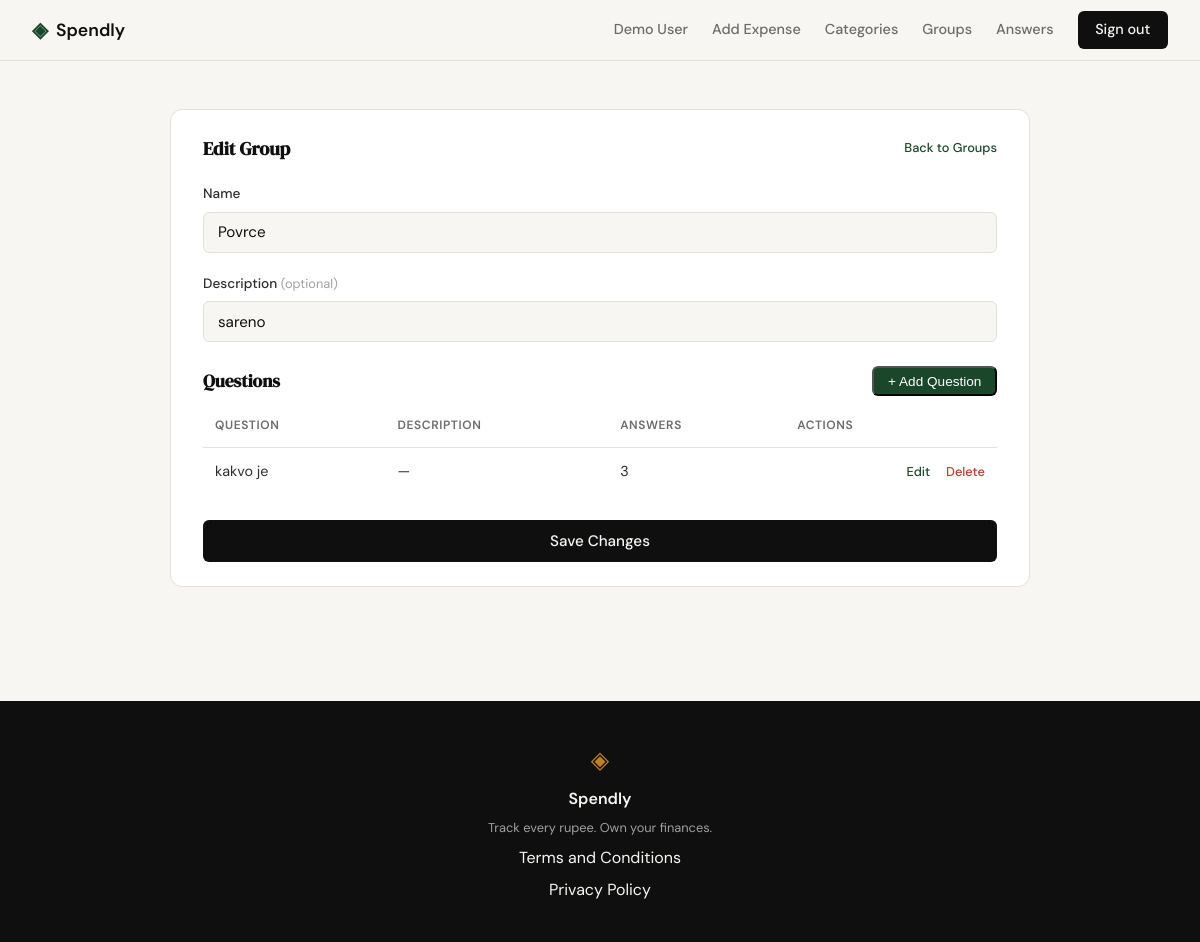
Page /groups/2/edit (signed in) on the committed database.
### tables this page shows
CREATE TABLE groups (
            id               INTEGER PRIMARY KEY AUTOINCREMENT,
            user_id          INTEGER NOT NULL REFERENCES users(id),
            name             TEXT    NOT NULL,
            description      TEXT,
            num_of_questions INTEGER DEFAULT 0,
            created_at       TEXT    DEFAULT (datetime('now'))
        );

CREATE TABLE questions (
            id          INTEGER PRIMARY KEY AUTOINCREMENT,
            user_id     INTEGER NOT NULL REFERENCES users(id),
            group_id    INTEGER NOT NULL REFERENCES groups(id),
            text        TEXT    NOT NULL,
            description TEXT,
            created_at  TEXT    DEFAULT (datetime('now'))
        , num_of_assigned_answers INTEGER DEFAULT 0);

### app.py (the view, shortened to what this page needs)
@app.route("/groups/<int:id>/edit", methods=["GET", "POST"])
def edit_group(id):
    if not session.get("user_id"):
        return redirect(url_for("login"))
    group = get_group_by_id(id, session["user_id"])
    if group is None:
        abort(404)
    questions   = get_questions_by_group(id, session["user_id"])
    all_answers = get_all_answers(session["user_id"])
    return render_template("groups/edit_group.html", group=group, questions=questions,
                           all_answers=all_answers)

### database/db.py (called while the page is built)
def get_db():
    conn = sqlite3.connect(DB_PATH)
    conn.row_factory = sqlite3.Row
    conn.execute("PRAGMA foreign_keys = ON")
    return conn

### database/queries.py (called while the page is built)
def get_all_answers(user_id):
    conn = get_db()
    rows = conn.execute(
        "SELECT id, short_desc, description, link FROM answers "
        "WHERE user_id = ? ORDER BY short_desc",
        (user_id,),
    ).fetchall()
    conn.close()
    return [{"id": r["id"], "short_desc": r["short_desc"],
             "description": r["description"], "link": r["link"]} for r in rows]

def get_group_by_id(group_id, user_id):
    conn = get_db()
    row = conn.execute(
        "SELECT id, name, description, num_of_questions FROM groups WHERE id = ? AND user_id = ?",
        (group_id, user_id),
    ).fetchone()
    conn.close()
    return dict(row) if row else None

def get_questions_by_group(group_id, user_id):
    conn = get_db()
    rows = conn.execute(
        "SELECT q.id, q.text, q.description, q.num_of_assigned_answers, "
        "GROUP_CONCAT(qa.answer_id) AS assigned_ids "
        "FROM questions q "
        "LEFT JOIN question_answers qa ON qa.question_id = q.id "
        "WHERE q.group_id = ? AND q.user_id = ? "
        "GROUP BY q.id ORDER BY q.id",
        (group_id, user_id),
    ).fetchall()
    conn.close()
    result = []
    for r in rows:
        ids = [int(x) for x in r["assigned_ids"].split(",")] if r["assigned_ids"] else []
        result.append({"id": r["id"], "text": r["text"], "description": r["description"],
                       "num_of_assigned_answers": r["num_of_assigned_answers"],
                       "assigned_answer_ids": ids})
    return result

### templates/groups/edit_group.html (shortened to what this page needs)
{% extends "base.html" %}
{% block content %}
<section class="profile-section">
    <div class="profile-inner">
        <div class="profile-block">
            <div class="block-title-row">
                <h2 class="block-title">Edit Group</h2>
                <a href="{{ url_for('groups') }}" class="btn-edit">Back to Groups</a>
            </div>
            <form method="POST" action="{{ url_for('edit_group', id=group.id) }}" id="groupForm">
                <div class="form-group">
                    <label for="name">Name</label>
                    <input type="text" id="name" name="name" maxlength="100"
                           class="form-input" value="{{ group.name }}" required>
                </div>
                <div class="form-group">
                    <label for="description">Description
                        <span class="field-optional">(optional)</span>
                    </label>
                    <input type="text" id="description" name="description" maxlength="200"
                           class="form-input" value="{{ group.description or '' }}"
                           placeholder="e.g. Common interview questions">
                </div>
            </form>
            <div class="block-title-row section-top-gap">
                <h3 class="block-title section-subtitle">Questions</h3>
                <button type="button" class="btn-add-expense" id="addQuestionBtn">+ Add Question</button>
            </div>
            <table class="transactions-table">
                <thead>
                    <tr>
                        <th>Question</th>
                        <th>Description</th>
                        <th>Answers</th>
                        <th class="actions-col">Actions</th>
                    </tr>
                </thead>
                <tbody>
                    {% for q in questions %}
                    <tr>
                        <td>{{ q.text }}</td>
                        <td>{{ q.description or '—' }}</td>
                        <td>{{ q.num_of_assigned_answers }}</td>
                        <td class="actions-col">
                            <button type="button" class="btn-edit btn-edit-question"
                                    data-id="{{ q.id }}"
                                    data-text="{{ q.text }}"
                                    data-description="{{ q.description or '' }}"
                                    data-assigned-ids="{{ q.assigned_answer_ids | tojson }}">Edit</button>
                            <form method="POST"
                                  action="/groups/{{ group.id }}/questions/{{ q.id }}/delete"
                                  class="form-inline"
                                  onsubmit="return confirm('Delete this question?')">
                                <button type="submit" class="btn-delete">Delete</button>
                            </form>
                        </td>
                    </tr>
                    {% else %}
                    <tr>
                        <td colspan="4" class="table-empty">No questions yet.</td>
                    </tr>
                    {% endfor %}
                </tbody>
            </table>
            <button type="submit" form="groupForm" class="btn-submit section-top-gap">
                Save Changes
            </button>
        </div>
    </div>
</section>
{% endblock %}

### static/css/style.css (style rules this page uses)
:root { --ink: #0f0f0f; --ink-soft: #2d2d2d; --ink-muted: #6b6b6b; --ink-faint: #a0a0a0; --paper: #f7f6f3; --paper-warm: #f0ede6; --paper-card: #ffffff; --accent: #1a472a; --accent-light: #e8f0eb; --accent-2: #c17f24; --accent-2-light: #fdf3e3; --danger: #c0392b; --danger-light: #fdecea; --border: #e4e1da; --border-soft: #eeebe4; --font-display: 'DM Serif Display', Georgia, serif; --font-body: 'DM Sans', system-ui, sans-serif; --max-width: 1200px; --auth-width: 440px; --radius-sm: 6px; --radius-md: 12px; --radius-lg: 20px; }
*, *::before, *::after { box-sizing: border-box; margin: 0; padding: 0; }
html { font-size: 16px; scroll-behavior: smooth; }
body { background: var(--paper); color: var(--ink); font-family: var(--font-body); font-size: 1rem; line-height: 1.6; -webkit-font-smoothing: antialiased; }
a { color: inherit; text-decoration: none; }
.form-group { margin-bottom: 1.25rem; }
.form-group label { display: block; font-size: 0.85rem; font-weight: 500; color: var(--ink-soft); margin-bottom: 0.4rem; }
.form-input { width: 100%; padding: 0.6rem 0.875rem; border: 1px solid var(--border); border-radius: var(--radius-sm); font-family: var(--font-body); font-size: 0.95rem; color: var(--ink); background: var(--paper); outline: none; transition: border-color 0.2s; }
.form-input::placeholder { color: var(--ink-faint); }
.btn-submit { width: 100%; padding: 0.7rem; background: var(--ink); color: var(--paper); border: none; border-radius: var(--radius-sm); font-family: var(--font-body); font-size: 0.95rem; font-weight: 500; cursor: pointer; transition: background 0.2s; margin-top: 0.5rem; }
.profile-section { padding: 3rem 2rem 5rem; }
.profile-inner { max-width: 860px; margin: 0 auto; display: flex; flex-direction: column; gap: 2rem; }
.profile-block { background: var(--paper-card); border: 1px solid var(--border); border-radius: var(--radius-md); padding: 1.5rem 2rem; }
.block-title { font-family: var(--font-display); font-size: 1.15rem; color: var(--ink); margin-bottom: 1.25rem; }
.transactions-table { width: 100%; border-collapse: collapse; font-size: 0.9rem; }
.transactions-table th { text-align: left; font-size: 0.75rem; font-weight: 600; text-transform: uppercase; letter-spacing: 0.05em; color: var(--ink-muted); padding: 0 0.75rem 0.75rem; border-bottom: 1px solid var(--border); }
.transactions-table td { padding: 0.75rem; color: var(--ink-soft); border-bottom: 1px solid var(--border-soft); }
.transactions-table tbody tr:last-child td { border-bottom: none; }
.field-optional { font-size: 0.8rem; color: var(--ink-faint); font-weight: 400; }
.block-title-row { display: flex; align-items: center; justify-content: space-between; margin-bottom: 1.25rem; }
.block-title-row .block-title { margin-bottom: 0; }
.btn-add-expense { padding: 0.35rem 0.85rem; background: var(--accent); color: var(--paper-card); border-radius: var(--radius-sm); font-size: 0.85rem; font-weight: 500; text-decoration: none; transition: background 0.15s; }
.actions-col { text-align: right; white-space: nowrap; }
.btn-delete { font-size: 0.8rem; font-weight: 500; color: var(--danger); background: none; border: none; padding: 0; margin-left: 0.75rem; cursor: pointer; font-family: inherit; }
.btn-edit { font-size: 0.8rem; font-weight: 500; color: var(--accent); background: none; border: none; padding: 0; cursor: pointer; font-family: inherit; }
.form-inline { display: inline; }
.section-top-gap { margin-top: 1.5rem; }
.section-subtitle { font-size: 1.1rem; }

### rows in the picture
groups: name "Povrce", description "sareno"
questions: text "kakvo je", description "—", num_of_assigned_answers "3"

### other values in the picture
{{ session.get("user_name", "Account") }} "Demo User"
